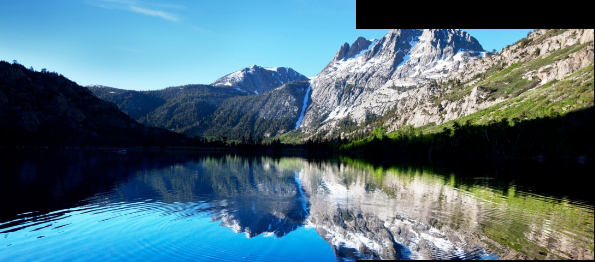
#> input picture image_equv/e1_e2.png, 595 x 262 px, found by its file name
$ jupyter execute feature_detect.ipynb
#> lines starting #> are read from the running program, lines starting #| are printed output that depends on the picture
[cell 1]
import cv2

def extract_image_info(image_path):
    # 读取图像
#> called with image_path = 'image_equv\\e1_e2.png'
    image = cv2.imread(image_path,cv2.IMREAD_GRAYSCALE)
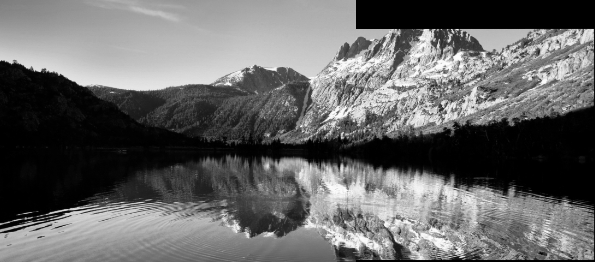
#> image: shape (262, 595); min 0, max 253, mean 103.6

    # 获取图像大小
    height, width = image.shape[:2]
#> height = 262; width = 595

    # 获取通道数
    channels = image.ndim
#> channels = 2


    # 使用SIFT算法获取特征点
    # gray_image = cv2.cvtColor(image)
    sift = cv2.SIFT_create()
    keypoints, descriptors = sift.detectAndCompute(image, None)
#> keypoints = 1215 keypoints; strongest (x, y, size): (427, 35, 8.5), (78, 208, 1.9), (342, 138, 2), (433, 30, 1.9)
    num_keypoints = len(keypoints)
#> num_keypoints = 1215

    # 获取分辨率
    resolution = (width, height)
#> resolution = (595, 262)

    # 输出信息
    print(f"图像大小: {width} x {height}")
#| 图像大小: 595 x 262
    print(f"通道数: {channels}")
#| 通道数: 2
    print(f"SIFT特征点数: {num_keypoints}")
#| SIFT特征点数: 1215
    print(f"分辨率: {resolution}")
#| 分辨率: (595, 262)

# 调用函数并传入图像路径
image_path = r"image_equv\e1_e2.png"
extract_image_info(image_path)


$ run again, with image_equv/e1.png copied over image_equv/e1_e2.png
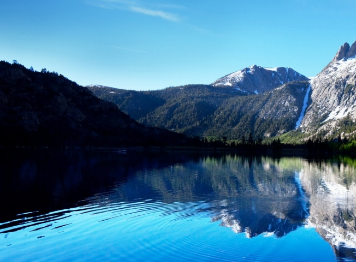
#> input picture image_equv/e1.png, 356 x 262 px, found by its file name
#> in extract_image_info, `image = cv2.imread(image_path,cv2.IMREAD_GRAYSCALE)`:
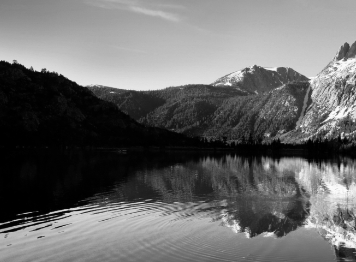
#> image: shape (262, 356); min 0, max 253, mean 106.7
#> keypoints = 402 keypoints; strongest (x, y, size): (78, 208, 1.9), (342, 138, 2), (342, 166, 2.4), (61, 214, 2.7)
#> num_keypoints = 402
#| 图像大小: 356 x 262
#| 通道数: 2
#| SIFT特征点数: 402
#| 分辨率: (356, 262)
